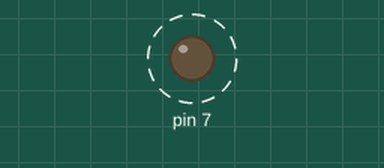
A sketch run on a simulated Arduino Uno, built with avr-gcc and run on an emulated ATmega328P. On the bench: output pins drawn as LEDs (lit = HIGH). Dashed ring = blinking.

Above: at 1.05 s.
Timing chart, 0 to 4.0 s (numbered marks = the images above):
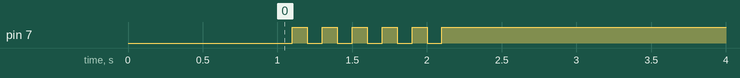

The sketch:

05_practice_2.ino
```cpp
unsigned int count = 0;
bool done = false;

void setup() {
  pinMode(7, OUTPUT);
  digitalWrite(7, 0);
  delay(1000);
  digitalWrite(7, 1);
}

void loop() {
  if (!done) {
    while (count < 6) {
      digitalWrite(7, 0);
      delay(100);
      digitalWrite(7, 1);
      delay(100);
      count++;
    }
    done = true;
  }
}
```

Measured:
- by itself, pin 7: alternates HIGH for 0.10 s and LOW for 0.10 s, 11 changes in all, then stays HIGH
